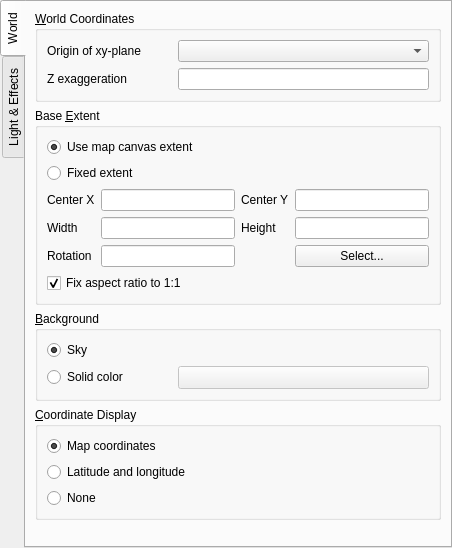
<?xml version="1.0" encoding="UTF-8"?>
<ui version="4.0">
 <class>ScenePropertiesWidget</class>
 <widget class="QWidget" name="ScenePropertiesWidget">
  <property name="geometry">
   <rect>
    <x>0</x>
    <y>0</y>
    <width>452</width>
    <height>548</height>
   </rect>
  </property>
  <property name="windowTitle">
   <string>Form</string>
  </property>
  <layout class="QVBoxLayout" name="verticalLayout_3">
   <property name="leftMargin">
    <number>0</number>
   </property>
   <property name="topMargin">
    <number>0</number>
   </property>
   <property name="rightMargin">
    <number>0</number>
   </property>
   <property name="bottomMargin">
    <number>0</number>
   </property>
   <item>
    <widget class="QTabWidget" name="tabWidget">
     <property name="tabPosition">
      <enum>QTabWidget::West</enum>
     </property>
     <property name="currentIndex">
      <number>0</number>
     </property>
     <widget class="QWidget" name="tab">
      <attribute name="title">
       <string>World</string>
      </attribute>
      <layout class="QVBoxLayout" name="verticalLayout_4">
       <item>
        <widget class="QGroupBox" name="groupBox_1">
         <property name="title">
          <string>&amp;World Coordinates</string>
         </property>
         <layout class="QGridLayout" name="gridLayout_4">
          <item row="6" column="1" colspan="2">
           <widget class="QLineEdit" name="lineEdit_zFactor">
            <property name="maximumSize">
             <size>
              <width>16777215</width>
              <height>16777215</height>
             </size>
            </property>
            <property name="inputMethodHints">
             <set>Qt::ImhFormattedNumbersOnly</set>
            </property>
            <property name="alignment">
             <set>Qt::AlignLeading|Qt::AlignLeft|Qt::AlignVCenter</set>
            </property>
           </widget>
          </item>
          <item row="3" column="0">
           <widget class="QLabel" name="label_3">
            <property name="minimumSize">
             <size>
              <width>125</width>
              <height>0</height>
             </size>
            </property>
            <property name="text">
             <string>Origin of xy-plane</string>
            </property>
           </widget>
          </item>
          <item row="6" column="0">
           <widget class="QLabel" name="label">
            <property name="text">
             <string>Z exaggeration</string>
            </property>
           </widget>
          </item>
          <item row="3" column="1" colspan="2">
           <widget class="QComboBox" name="comboBox_xyShift"/>
          </item>
         </layout>
        </widget>
       </item>
       <item>
        <widget class="QGroupBox" name="groupBox_4">
         <property name="title">
          <string>Base &amp;Extent</string>
         </property>
         <layout class="QGridLayout" name="gridLayout_3">
          <item row="4" column="0">
           <widget class="QCheckBox" name="checkBox_FixAspectRatio">
            <property name="text">
             <string>Fix aspect ratio to 1:1</string>
            </property>
            <property name="checked">
             <bool>true</bool>
            </property>
           </widget>
          </item>
          <item row="1" column="0">
           <widget class="QRadioButton" name="radioButton_FixedExtent">
            <property name="text">
             <string>Fixed extent</string>
            </property>
           </widget>
          </item>
          <item row="0" column="0">
           <widget class="QRadioButton" name="radioButton_UseCanvasExtent">
            <property name="text">
             <string>Use map canvas extent</string>
            </property>
            <property name="checked">
             <bool>true</bool>
            </property>
           </widget>
          </item>
          <item row="3" column="0">
           <layout class="QGridLayout" name="gridLayout_Extent">
            <item row="7" column="0">
             <widget class="QLabel" name="label_10">
              <property name="text">
               <string>Rotation</string>
              </property>
             </widget>
            </item>
            <item row="4" column="2">
             <widget class="QLabel" name="label_7">
              <property name="text">
               <string>Height</string>
              </property>
             </widget>
            </item>
            <item row="4" column="0">
             <widget class="QLabel" name="label_6">
              <property name="text">
               <string>Width</string>
              </property>
             </widget>
            </item>
            <item row="1" column="3">
             <widget class="QLineEdit" name="lineEdit_CenterY">
              <property name="inputMethodHints">
               <set>Qt::ImhFormattedNumbersOnly</set>
              </property>
             </widget>
            </item>
            <item row="1" column="2">
             <widget class="QLabel" name="label_8">
              <property name="text">
               <string>Center Y</string>
              </property>
             </widget>
            </item>
            <item row="1" column="0">
             <widget class="QLabel" name="label_5">
              <property name="text">
               <string>Center X</string>
              </property>
             </widget>
            </item>
            <item row="7" column="3">
             <widget class="QPushButton" name="pushButton_SelectExtent">
              <property name="text">
               <string>Select...</string>
              </property>
             </widget>
            </item>
            <item row="4" column="3">
             <widget class="QLineEdit" name="lineEdit_Height">
              <property name="inputMethodHints">
               <set>Qt::ImhFormattedNumbersOnly</set>
              </property>
             </widget>
            </item>
            <item row="4" column="1">
             <widget class="QLineEdit" name="lineEdit_Width">
              <property name="inputMethodHints">
               <set>Qt::ImhFormattedNumbersOnly</set>
              </property>
             </widget>
            </item>
            <item row="7" column="1">
             <widget class="QLineEdit" name="lineEdit_Rotation">
              <property name="inputMethodHints">
               <set>Qt::ImhFormattedNumbersOnly</set>
              </property>
             </widget>
            </item>
            <item row="1" column="1">
             <widget class="QLineEdit" name="lineEdit_CenterX">
              <property name="inputMethodHints">
               <set>Qt::ImhFormattedNumbersOnly|Qt::ImhLowercaseOnly</set>
              </property>
             </widget>
            </item>
           </layout>
          </item>
         </layout>
        </widget>
       </item>
       <item>
        <widget class="QGroupBox" name="groupBox_2">
         <property name="title">
          <string>&amp;Background</string>
         </property>
         <layout class="QGridLayout" name="gridLayout_2">
          <item row="2" column="1">
           <widget class="QgsColorButton" name="colorButton_Color">
            <property name="enabled">
             <bool>false</bool>
            </property>
            <property name="sizePolicy">
             <sizepolicy hsizetype="Expanding" vsizetype="Fixed">
              <horstretch>0</horstretch>
              <verstretch>0</verstretch>
             </sizepolicy>
            </property>
           </widget>
          </item>
          <item row="0" column="0" colspan="2">
           <widget class="QRadioButton" name="radioButton_Sky">
            <property name="text">
             <string>Sky</string>
            </property>
            <property name="checked">
             <bool>true</bool>
            </property>
           </widget>
          </item>
          <item row="2" column="0">
           <widget class="QRadioButton" name="radioButton_Color">
            <property name="minimumSize">
             <size>
              <width>125</width>
              <height>0</height>
             </size>
            </property>
            <property name="text">
             <string>Solid color</string>
            </property>
           </widget>
          </item>
         </layout>
        </widget>
       </item>
       <item>
        <widget class="QGroupBox" name="groupBox_3">
         <property name="title">
          <string>&amp;Coordinate Display</string>
         </property>
         <layout class="QVBoxLayout" name="verticalLayout">
          <item>
           <widget class="QRadioButton" name="radioButton_ProjectCRS">
            <property name="text">
             <string>Map coordinates</string>
            </property>
            <property name="checked">
             <bool>true</bool>
            </property>
           </widget>
          </item>
          <item>
           <widget class="QRadioButton" name="radioButton_WGS84">
            <property name="text">
             <string>Latitude and longitude</string>
            </property>
           </widget>
          </item>
          <item>
           <widget class="QRadioButton" name="radioButton_NoCoords">
            <property name="text">
             <string>None</string>
            </property>
           </widget>
          </item>
         </layout>
        </widget>
       </item>
       <item>
        <spacer name="verticalSpacer">
         <property name="orientation">
          <enum>Qt::Vertical</enum>
         </property>
         <property name="sizeHint" stdset="0">
          <size>
           <width>20</width>
           <height>40</height>
          </size>
         </property>
        </spacer>
       </item>
      </layout>
     </widget>
     <widget class="QWidget" name="tabEffects">
      <attribute name="title">
       <string>Light &amp;&amp; Effects</string>
      </attribute>
      <layout class="QVBoxLayout" name="verticalLayout_5">
       <item>
        <widget class="QGroupBox" name="groupBox_5">
         <property name="title">
          <string>Light</string>
         </property>
         <layout class="QVBoxLayout" name="verticalLayout_2">
          <item>
           <widget class="QRadioButton" name="radioButton_DirLight">
            <property name="text">
             <string>Directional light from the lower left of the 2D map</string>
            </property>
            <property name="checked">
             <bool>true</bool>
            </property>
           </widget>
          </item>
          <item>
           <widget class="QRadioButton" name="radioButton_PtLight">
            <property name="text">
             <string>Point light above the camera</string>
            </property>
           </widget>
          </item>
         </layout>
        </widget>
       </item>
       <item>
        <widget class="QGroupBox" name="groupBox_Fog">
         <property name="title">
          <string>Fog</string>
         </property>
         <property name="checkable">
          <bool>true</bool>
         </property>
         <property name="checked">
          <bool>false</bool>
         </property>
         <layout class="QGridLayout" name="gridLayout">
          <item row="0" column="0">
           <widget class="QLabel" name="label_13">
            <property name="minimumSize">
             <size>
              <width>100</width>
              <height>0</height>
             </size>
            </property>
            <property name="text">
             <string>Color</string>
            </property>
           </widget>
          </item>
          <item row="1" column="0">
           <widget class="QLabel" name="label_12">
            <property name="text">
             <string>Density</string>
            </property>
           </widget>
          </item>
          <item row="1" column="1">
           <widget class="QLabel" name="label_11">
            <property name="text">
             <string>Low</string>
            </property>
           </widget>
          </item>
          <item row="1" column="2">
           <widget class="QSlider" name="slider_Fog">
            <property name="minimum">
             <number>1</number>
            </property>
            <property name="pageStep">
             <number>20</number>
            </property>
            <property name="value">
             <number>41</number>
            </property>
            <property name="orientation">
             <enum>Qt::Horizontal</enum>
            </property>
            <property name="tickPosition">
             <enum>QSlider::TicksBelow</enum>
            </property>
           </widget>
          </item>
          <item row="1" column="3">
           <widget class="QLabel" name="label_9">
            <property name="text">
             <string>High</string>
            </property>
           </widget>
          </item>
          <item row="0" column="1" colspan="3">
           <widget class="QgsColorButton" name="colorButton_Fog">
            <property name="sizePolicy">
             <sizepolicy hsizetype="Preferred" vsizetype="Fixed">
              <horstretch>0</horstretch>
              <verstretch>0</verstretch>
             </sizepolicy>
            </property>
           </widget>
          </item>
         </layout>
        </widget>
       </item>
       <item>
        <widget class="QGroupBox" name="groupBox">
         <property name="title">
          <string>&amp;Material &amp;&amp; Effect</string>
         </property>
         <layout class="QGridLayout" name="gridLayout_5">
          <item row="0" column="0">
           <widget class="QLabel" name="label_4">
            <property name="minimumSize">
             <size>
              <width>100</width>
              <height>0</height>
             </size>
            </property>
            <property name="text">
             <string>Material type</string>
            </property>
           </widget>
          </item>
          <item row="1" column="0" colspan="2">
           <widget class="QCheckBox" name="checkBox_Outline">
            <property name="toolTip">
             <string>Check this to enable outline effect</string>
            </property>
            <property name="text">
             <string>Enable outline effect</string>
            </property>
           </widget>
          </item>
          <item row="0" column="1">
           <widget class="QComboBox" name="comboBox_MaterialType">
            <property name="sizePolicy">
             <sizepolicy hsizetype="Expanding" vsizetype="Fixed">
              <horstretch>0</horstretch>
              <verstretch>0</verstretch>
             </sizepolicy>
            </property>
           </widget>
          </item>
         </layout>
        </widget>
       </item>
       <item>
        <spacer name="verticalSpacer_2">
         <property name="orientation">
          <enum>Qt::Vertical</enum>
         </property>
         <property name="sizeHint" stdset="0">
          <size>
           <width>20</width>
           <height>40</height>
          </size>
         </property>
        </spacer>
       </item>
      </layout>
     </widget>
    </widget>
   </item>
  </layout>
 </widget>
 <customwidgets>
  <customwidget>
   <class>QgsColorButton</class>
   <extends>QToolButton</extends>
   <header>qgis.gui</header>
  </customwidget>
 </customwidgets>
 <tabstops>
  <tabstop>tabWidget</tabstop>
  <tabstop>comboBox_xyShift</tabstop>
  <tabstop>lineEdit_zFactor</tabstop>
  <tabstop>radioButton_UseCanvasExtent</tabstop>
  <tabstop>radioButton_FixedExtent</tabstop>
  <tabstop>lineEdit_CenterX</tabstop>
  <tabstop>lineEdit_CenterY</tabstop>
  <tabstop>lineEdit_Width</tabstop>
  <tabstop>lineEdit_Height</tabstop>
  <tabstop>lineEdit_Rotation</tabstop>
  <tabstop>pushButton_SelectExtent</tabstop>
  <tabstop>checkBox_FixAspectRatio</tabstop>
  <tabstop>radioButton_Sky</tabstop>
  <tabstop>radioButton_Color</tabstop>
  <tabstop>colorButton_Color</tabstop>
  <tabstop>radioButton_ProjectCRS</tabstop>
  <tabstop>radioButton_WGS84</tabstop>
  <tabstop>radioButton_NoCoords</tabstop>
  <tabstop>radioButton_DirLight</tabstop>
  <tabstop>radioButton_PtLight</tabstop>
  <tabstop>groupBox_Fog</tabstop>
  <tabstop>colorButton_Fog</tabstop>
  <tabstop>slider_Fog</tabstop>
  <tabstop>comboBox_MaterialType</tabstop>
  <tabstop>checkBox_Outline</tabstop>
 </tabstops>
 <resources/>
 <connections>
  <connection>
   <sender>radioButton_Color</sender>
   <signal>toggled(bool)</signal>
   <receiver>colorButton_Color</receiver>
   <slot>setEnabled(bool)</slot>
   <hints>
    <hint type="sourcelabel">
     <x>146</x>
     <y>392</y>
    </hint>
    <hint type="destinationlabel">
     <x>424</x>
     <y>396</y>
    </hint>
   </hints>
  </connection>
 </connections>
</ui>
